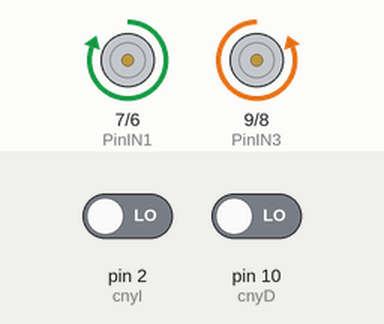
Recording of a sketch running on a simulated Arduino Uno, built with avr-gcc and run on an emulated ATmega328P. Shown: motor-driver pin pairs drawn as motors (green arrow = first pin HIGH = forward, orange = second pin HIGH = backward, longer = more drive). The inputs (shaded band) are chosen by the test bench; at power-on: pin 2 (cnyI) LOW, pin 10 (cnyD) LOW.

Above: at 1.2 s.
1.3 s: pin 2 (cnyI) driven HIGH
At 1.47 s:
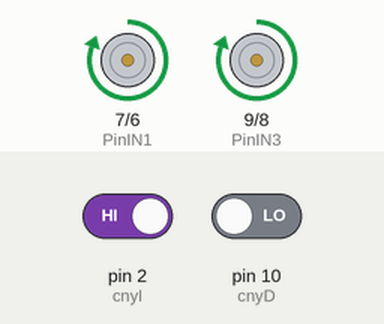
4.3 s: pin 10 (cnyD) driven HIGH
At 4.74 s:
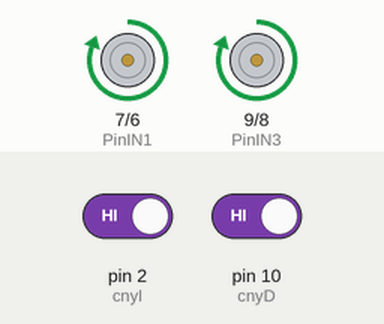
7.3 s: pin 2 (cnyI) driven LOW
At 7.92 s:
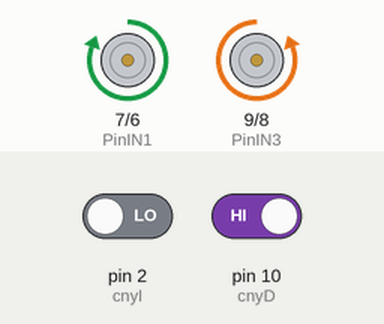
10.3 s: pin 10 (cnyD) driven LOW
At 10.3 s:
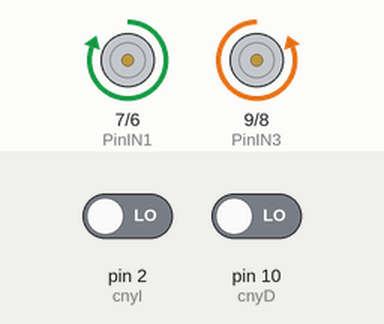
Timing chart, 0 to 12.8 s (numbered marks = the images above; inputs shaded):
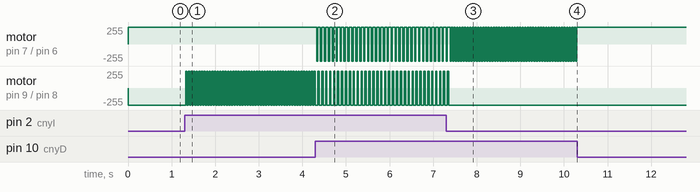

The sketch:

LBlanca.ino
```cpp
/*Declaracion e inicializacion de variables*/
/*Temporizador*/
bool encendido = false;
/*SENSOR OPTICO CNY70*/
int cnyI = 2;//Color - Cafe
int cnyD = 10;//Color - Azul

bool izquier = false;

/*SENSOR ULTRASONICO HC-SR04*/
const int pinecho = 11;//Color - Verde
const int pintrigger = 12;//Color - Azul

/*MOTORES*/
//Motor Izquierdo
int PinIN1 = 7;
int PinIN2 = 6;
//Motor Derecho
int PinIN3 = 9;
int PinIN4 = 8;

//Declaracion de variables
int valor_cnyI = 0;
int valor_cnyD = 0;
//Variables para cálculos
unsigned int tiempo, distancia;

void setup()
{
  Serial.begin(9600);//Inicializar la comunicación serial

  pinMode(cnyI, INPUT);//Definir el pin como entrada del sensor
  pinMode(cnyD, INPUT);//Definir el pin como entrada del sensor

  pinMode(pinecho, INPUT);
  pinMode(pintrigger, OUTPUT);

  // configuramos los pines como salida
  pinMode(PinIN1, OUTPUT);
  pinMode(PinIN2, OUTPUT);
  // configuramos los pines como salida
  pinMode(PinIN3, OUTPUT);
  pinMode(PinIN4, OUTPUT);
}

void adelante(){
  digitalWrite (PinIN1, HIGH);
  digitalWrite (PinIN2, LOW);

  digitalWrite (PinIN4, HIGH);
  digitalWrite (PinIN3, LOW);
}

void atras(){
  digitalWrite (PinIN1, LOW);
  digitalWrite (PinIN2, HIGH);

  digitalWrite (PinIN4, LOW);
  digitalWrite (PinIN3, HIGH);
}

void izquierda(){
  digitalWrite (PinIN1, LOW);
  digitalWrite (PinIN2, HIGH);
  digitalWrite (PinIN4, HIGH);
  digitalWrite (PinIN3, LOW);
}

void derecha(){
  digitalWrite (PinIN1, HIGH);
  digitalWrite (PinIN2, LOW);
  digitalWrite (PinIN4, LOW);
  digitalWrite (PinIN3, HIGH);
}

void rotar(){
  derecha();
  delay(30);
}

void loop()
{//Siguiendo la logica del diagrama de flujo
  /*2. Leer valor de los sensores opticos CNY70.*/
  valor_cnyI=digitalRead(cnyI);//Leer y almacenar el valor del sensor
  valor_cnyD=digitalRead(cnyD);//Leer y almacenar el valor del sensor

  //1=Blanco
  //0=Negro

  if(valor_cnyD == 1){
      izquierda();
      delay(30);
  }
  /*4. Si sensor derecho detecta blanco*/
  if(valor_cnyI == 1){
      derecha();
      delay(30);
  }

  adelante();
    delay(30);
}
```

Measured:
- after the input at 1.3 s, motor on pin 9 (PinIN3) / pin 8 (PinIN4): alternates forward 255/255 for 0.03 s and backward 255/255 for 0.03 s, starting at once
- after the input at 4.3 s, motor on pin 7 (PinIN1) / pin 6 (PinIN2): alternates forward 255/255 for 0.06 s and backward 255/255 for 0.03 s, starting at once; motor on pin 9 (PinIN3) / pin 8 (PinIN4): alternates forward 255/255 for 0.03 s and backward 255/255 for 0.06 s, starting after 0.14 s
- after the input at 7.3 s, motor on pin 7 (PinIN1) / pin 6 (PinIN2): alternates forward 255/255 for 0.03 s and backward 255/255 for 0.03 s, starting after 0.21 s; motor on pin 9 (PinIN3) / pin 8 (PinIN4): goes on until 7.4 s, then stays backward 255/255
- after the input at 10.3 s, motor on pin 7 (PinIN1) / pin 6 (PinIN2): stops changing and stays forward 255/255
